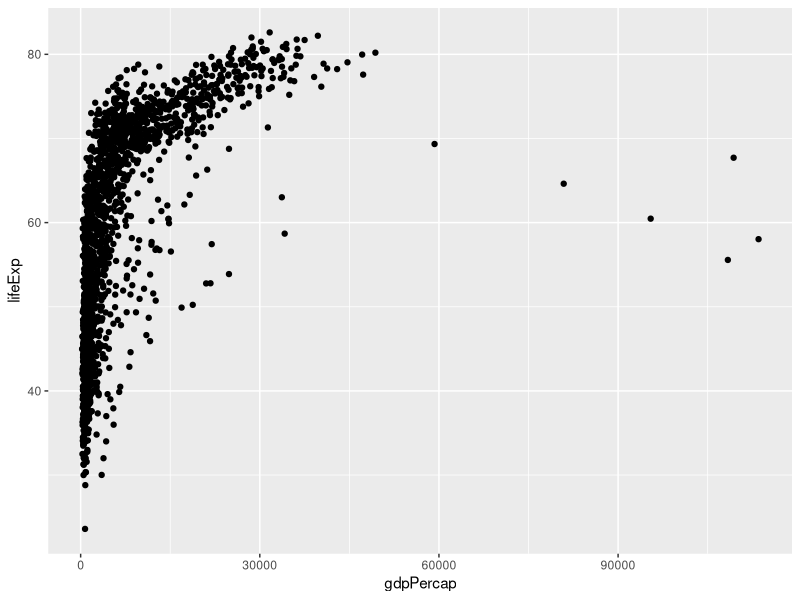
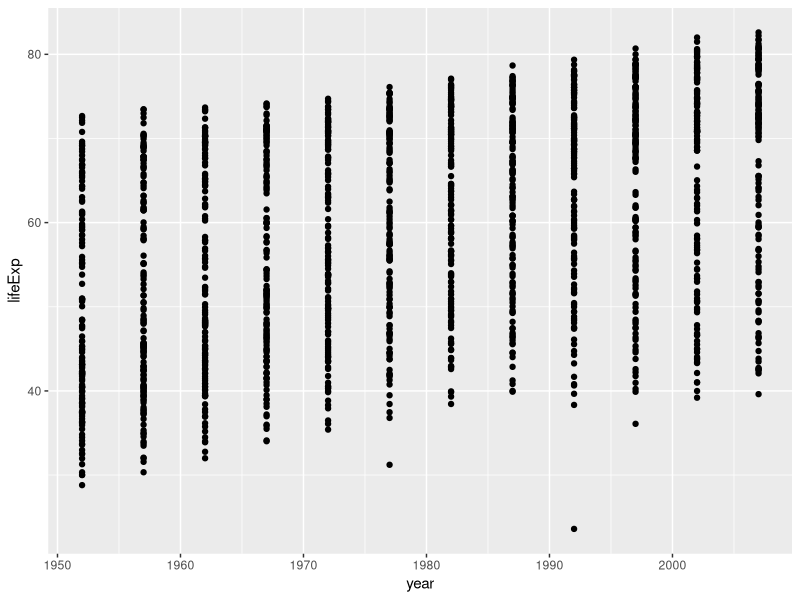
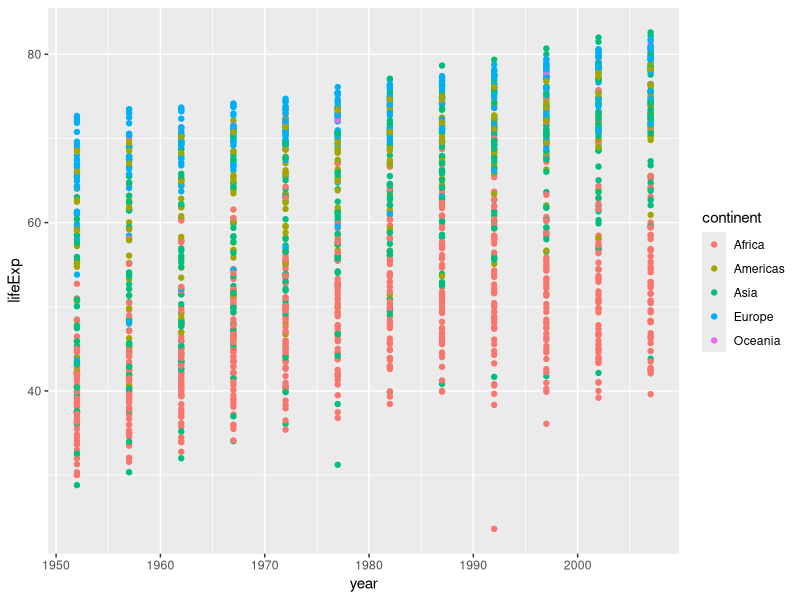
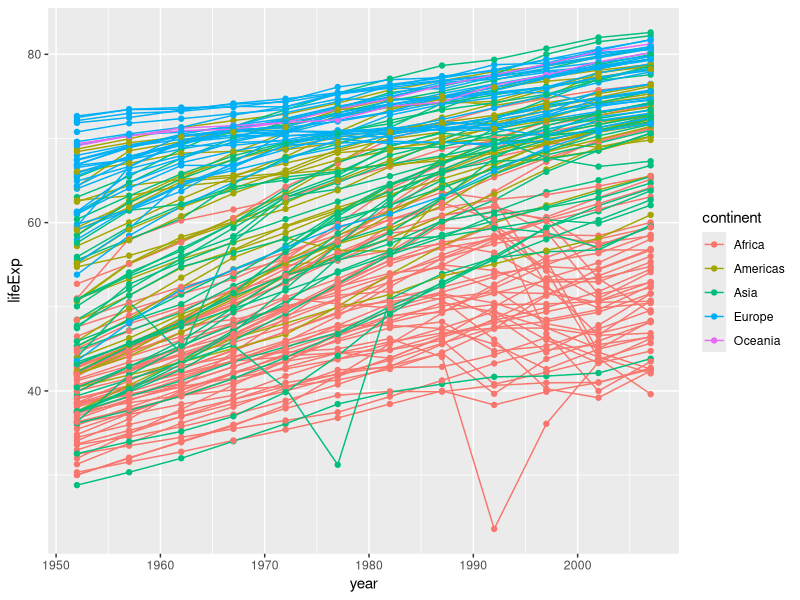
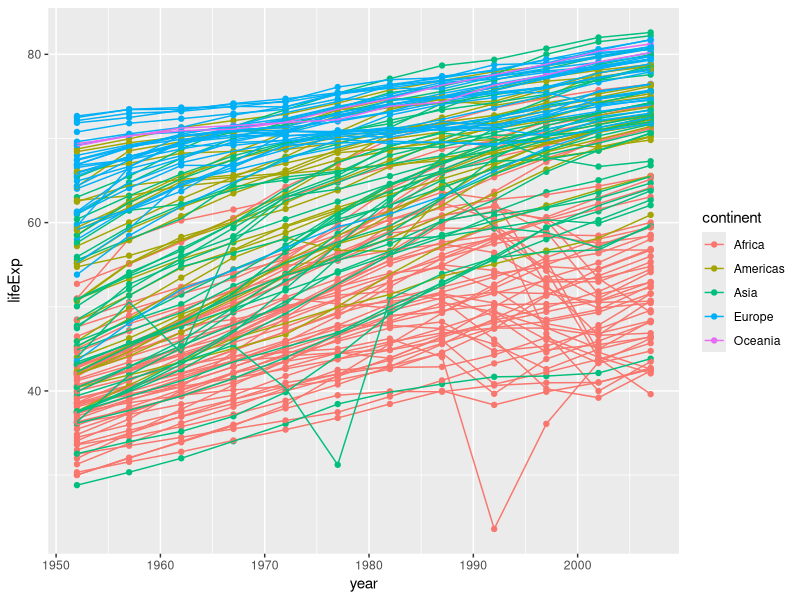
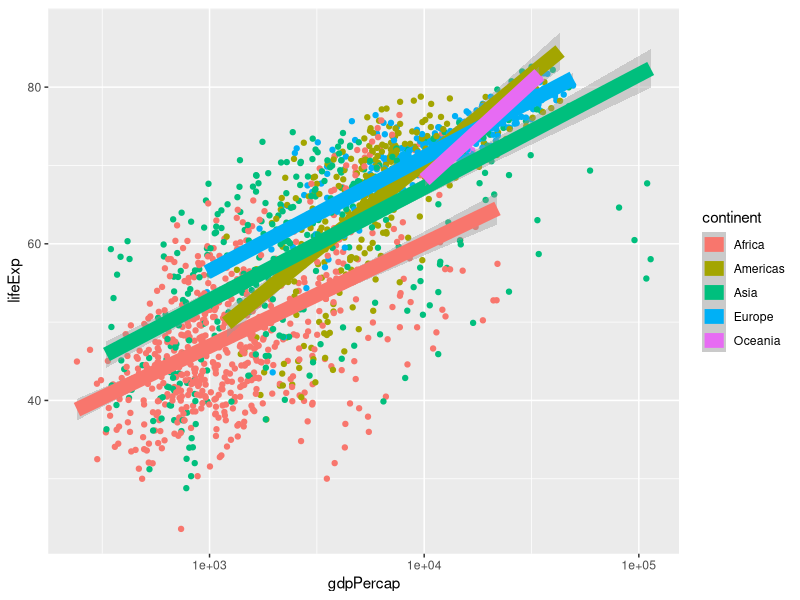
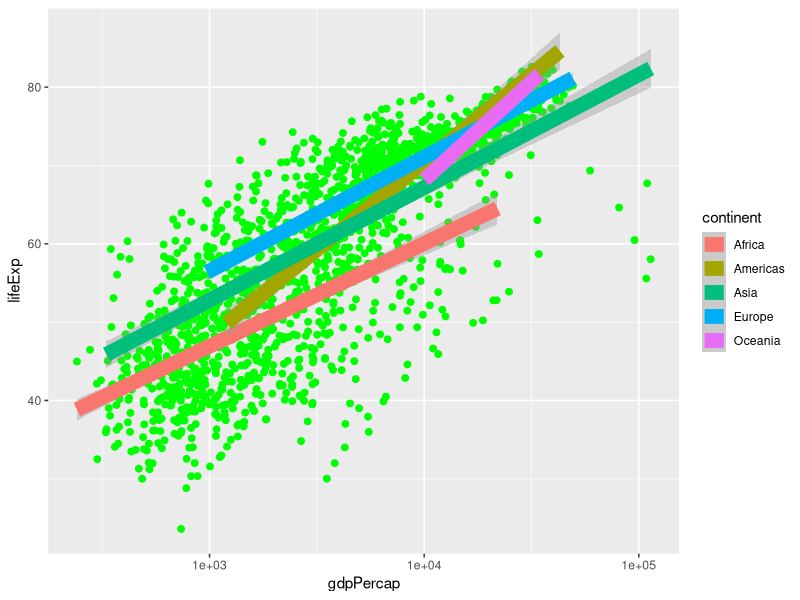
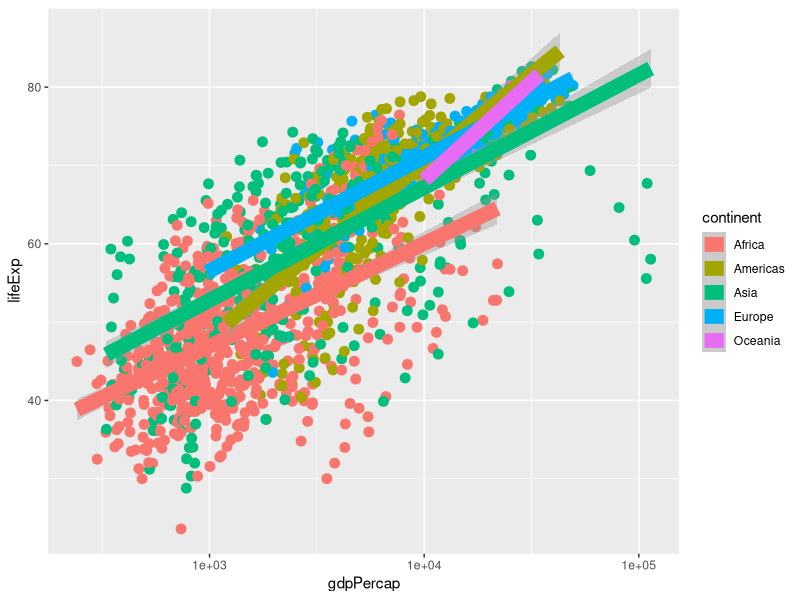

These charts were generated, in order, by the following R code: (Note: this script raises an error after producing the figures.)
# set working dir
setwd("C:/Users/Parthasarathy/Desktop/SWC_fall2018")

#install ggplot2
install.packages("ggplot2")

#load dependencies
library(ggplot2)

# read input dataset
gapminder <- read.table(file="Data/gapminder.txt",header = TRUE)

#make first ggplot2
ggplot(data=gapminder,aes(x=gdpPercap,y=lifeExp)) +
  geom_point()

#challenge 1 : make a figure of how life expectancy changes over time
ggplot(data=gapminder,aes(x=year,y=lifeExp)) + geom_point()

#change colors of plots
ggplot(data=gapminder,aes(x=year,y=lifeExp,color=continent)) + geom_point()

#change it to line
ggplot(data=gapminder,aes(x=year,y=lifeExp,by=country,color=continent)) + geom_line(aes(color=continent)) +
geom_point()

#reverse the order of line/point layers
ggplot(data=gapminder,aes(x=year,y=lifeExp,by=country,color=continent)) + geom_point() + geom_line(aes(color=continent)) 

#statistics
ggplot(data=gapminder,aes(x=gdpPercap,y=lifeExp,color=continent))+ geom_point() + scale_x_log10()+ geom_smooth(method="lm",size=5)


#modify the size and color of points
ggplot(data=gapminder,aes(x=gdpPercap,y=lifeExp,color=continent))+ geom_point(size=2,color="green") + scale_x_log10()+ geom_smooth(method="lm",size=5)

ggplot(data=gapminder,aes(x=gdpPercap,y=lifeExp,color=continent))+ geom_point(size=3,shape="circle") + scale_x_log10()+ geom_smooth(method="lm",size=5)

starts.with <-substr(x=gapminder$country,start=1,stop=1)
az.countries <- gapminder[starts.with %in% c("A","Z"),]

ggplot(data=az.countries,aes(x=year,y=lifeExp,color=continent)) + geom_line() + facet_wrap(~country)

# labs = labels
ggplot(data=az.countries,aes(x=year,y=lifeExp,color=continent)) +
  geom_line()+facet_wrap(~country)+ labs(x="Year",y="Life Expectancy",title="Figure 1",color="Continent")+
  theme(axis.text.x=element_blank(),axis.ticks.x=element_blank())

ggplot(data=gapminder,aes(x=gdpPercap, y=..scaled.., fill=continent)) +geom_density(alpha=0.6)+facet_wrap(~continent) 

+ scale_x_log10()
                                                                                              